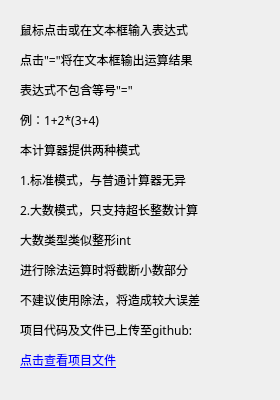
<?xml version="1.0" encoding="UTF-8"?>
<ui version="4.0">
 <class>Instructions</class>
 <widget class="QDialog" name="Instructions">
  <property name="geometry">
   <rect>
    <x>0</x>
    <y>0</y>
    <width>280</width>
    <height>400</height>
   </rect>
  </property>
  <property name="minimumSize">
   <size>
    <width>280</width>
    <height>399</height>
   </size>
  </property>
  <property name="font">
   <font>
    <family>微软雅黑 Light</family>
   </font>
  </property>
  <property name="windowTitle">
   <string>使用说明</string>
  </property>
  <widget class="QLabel" name="label">
   <property name="geometry">
    <rect>
     <x>20</x>
     <y>10</y>
     <width>241</width>
     <height>371</height>
    </rect>
   </property>
   <property name="font">
    <font>
     <family>微软雅黑</family>
    </font>
   </property>
   <property name="text">
    <string>&lt;html&gt;&lt;head/&gt;&lt;body&gt;&lt;p&gt;鼠标点击或在文本框输入表达式&lt;/p&gt;&lt;p&gt;点击&amp;quot;=&amp;quot;将在文本框输出运算结果&lt;/p&gt;&lt;p&gt;表达式不包含等号&amp;quot;=&amp;quot;&lt;/p&gt;&lt;p&gt;例：1+2*(3+4)&lt;/p&gt;&lt;p&gt;本计算器提供两种模式&lt;/p&gt;&lt;p&gt;1.标准模式，与普通计算器无异&lt;/p&gt;&lt;p&gt;2.大数模式，只支持超长整数计算&lt;/p&gt;&lt;p&gt;大数类型类似整形int&lt;/p&gt;&lt;p&gt;进行除法运算时将截断小数部分&lt;/p&gt;&lt;p&gt;不建议使用除法，将造成较大误差&lt;/p&gt;&lt;p&gt;项目代码及文件已上传至github:&lt;/p&gt;&lt;p&gt;&lt;a href=&quot;https://github.com/Deng-Jiajun/CALC.git&quot;&gt;&lt;span style=&quot; text-decoration: underline; color:#0000ff;&quot;&gt;点击查看项目文件&lt;/span&gt;&lt;/a&gt;&lt;/p&gt;&lt;/body&gt;&lt;/html&gt;</string>
   </property>
   <property name="openExternalLinks">
    <bool>true</bool>
   </property>
  </widget>
 </widget>
 <resources/>
 <connections/>
</ui>
